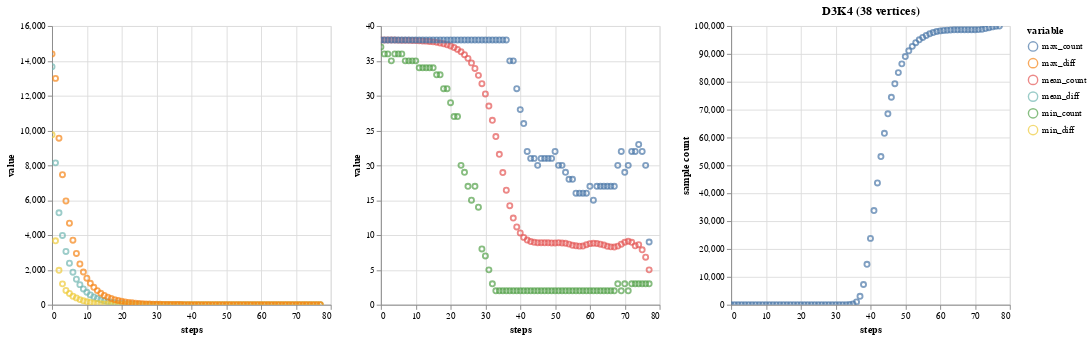

The notebook cell this image was saved under:
### Markdown cell above
### D3K4

### Code cell
d3k4 = runGraph("d3k4", "D3K4 (38 vertices)")
plotGraph(d3k4)

### Figure 1 — Vega-Lite specification as saved in the notebook (floating-point values rounded to 4 significant figures; data arrays with more than 128 entries replaced by an {"elided": "..."} marker saying what was removed)
{"config": {"view": {"continuousWidth": 300, "continuousHeight": 300}}, "hconcat": [{"data": {"name": "data-4559400b1587230ecea662effe13391d"}, "mark": {"type": "point", "tooltip": true}, "encoding": {"color": {"field": "variable", "type": "nominal"}, "x": {"field": "steps", "type": "quantitative"}, "y": {"field": "value", "type": "quantitative"}}, "name": "view_16"}, {"data": {"name": "data-42e474d1f9e34ab34690da36fd656c13"}, "mark": {"type": "point", "tooltip": true}, "encoding": {"color": {"field": "variable", "type": "nominal"}, "x": {"field": "steps", "type": "quantitative"}, "y": {"field": "value", "type": "quantitative"}}, "name": "view_17"}, {"data": {"name": "data-4057b6b8324ffa16323b26c429a9a674"}, "mark": {"type": "point", "tooltip": true}, "encoding": {"x": {"field": "steps", "type": "quantitative"}, "y": {"field": "sample count", "type": "quantitative"}}, "name": "view_18", "title": "D3K4 (38 vertices)"}], "params": [{"name": "param_16", "select": {"type": "interval", "encodings": ["x", "y"]}, "bind": "scales", "views": ["view_16"]}, {"name": "param_17", "select": {"type": "interval", "encodings": ["x", "y"]}, "bind": "scales", "views": ["view_17"]}, {"name": "param_18", "select": {"type": "interval", "encodings": ["x", "y"]}, "bind": "scales", "views": ["view_18"]}], "$schema": "https://vega.github.io/schema/vega-lite/v5.20.1.json", "datasets": {"data-4559400b1587230ecea662effe13391d": {"elided": "234 records"}, "data-42e474d1f9e34ab34690da36fd656c13": {"elided": "234 records"}, "data-4057b6b8324ffa16323b26c429a9a674": [{"steps": 0, "sample count": 0}, {"steps": 1, "sample count": 0}, {"steps": 2, "sample count": 0}, {"steps": 3, "sample count": 0}, {"steps": 4, "sample count": 0}, {"steps": 5, "sample count": 0}, {"steps": 6, "sample count": 0}, {"steps": 7, "sample count": 0}, {"steps": 8, "sample count": 0}, {"steps": 9, "sample count": 0}, {"steps": 10, "sample count": 0}, {"steps": 11, "sample count": 0}, {"steps": 12, "sample count": 0}, {"steps": 13, "sample count": 0}, {"steps": 14, "sample count": 0}, {"steps": 15, "sample count": 0}, {"steps": 16, "sample count": 0}, {"steps": 17, "sample count": 0}, {"steps": 18, "sample count": 0}, {"steps": 19, "sample count": 0}, {"steps": 20, "sample count": 0}, {"steps": 21, "sample count": 0}, {"steps": 22, "sample count": 0}, {"steps": 23, "sample count": 0}, {"steps": 24, "sample count": 0}, {"steps": 25, "sample count": 0}, {"steps": 26, "sample count": 0}, {"steps": 27, "sample count": 0}, {"steps": 28, "sample count": 0}, {"steps": 29, "sample count": 0}, {"steps": 30, "sample count": 0}, {"steps": 31, "sample count": 1}, {"steps": 32, "sample count": 2}, {"steps": 33, "sample count": 7}, {"steps": 34, "sample count": 58}, {"steps": 35, "sample count": 274}, {"steps": 36, "sample count": 996}, {"steps": 37, "sample count": 3018}, {"steps": 38, "sample count": 7253}, {"steps": 39, "sample count": 14494}, {"steps": 40, "sample count": 23801}, {"steps": 41, "sample count": 33786}, {"steps": 42, "sample count": 43686}, {"steps": 43, "sample count": 53146}, {"steps": 44, "sample count": 61489}, {"steps": 45, "sample count": 68510}, {"steps": 46, "sample count": 74442}, {"steps": 47, "sample count": 79307}, {"steps": 48, "sample count": 83283}, {"steps": 49, "sample count": 86418}, {"steps": 50, "sample count": 89033}, {"steps": 51, "sample count": 91114}, {"steps": 52, "sample count": 92695}, {"steps": 53, "sample count": 94015}, {"steps": 54, "sample count": 95056}, {"steps": 55, "sample count": 95903}, {"steps": 56, "sample count": 96615}, {"steps": 57, "sample count": 97197}, {"steps": 58, "sample count": 97653}, {"steps": 59, "sample count": 98033}, {"steps": 60, "sample count": 98247}, {"steps": 61, "sample count": 98400}, {"steps": 62, "sample count": 98496}, {"steps": 63, "sample count": 98576}, {"steps": 64, "sample count": 98637}, {"steps": 65, "sample count": 98660}, {"steps": 66, "sample count": 98674}, {"steps": 67, "sample count": 98675}, {"steps": 68, "sample count": 98675}, {"steps": 69, "sample count": 98675}, {"steps": 70, "sample count": 98678}, {"steps": 71, "sample count": 98711}, {"steps": 72, "sample count": 98826}, {"steps": 73, "sample count": 99087}, {"steps": 74, "sample count": 99410}, {"steps": 75, "sample count": 99686}, {"steps": 76, "sample count": 99899}, {"steps": 77, "sample count": 99984}]}}
